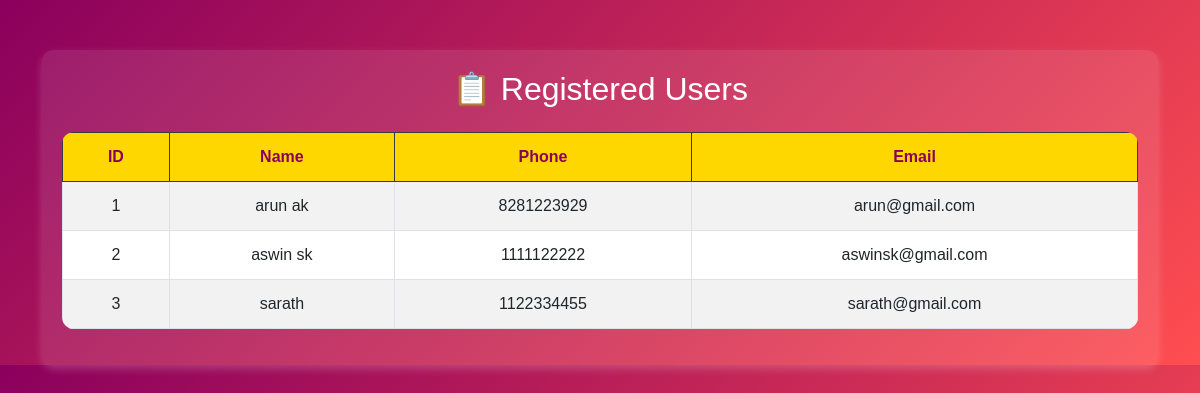
Screenshot of /user_list/ with the database file from the repository.
### Elibraryshop/models.py (models this page shows, shortened)
class user_reg(models.Model):
    name = models.CharField(max_length=100)
    phone= models.IntegerField()
    email= models.CharField(max_length=200)
    password = models.CharField(max_length=100)
    confirm_password = models.CharField(max_length=100)

### Elibraryshop/views.py (the view)
# urls.py: path('user_list/',views.user_list, name='user_list'),
def user_list(request):
    users = user_reg.objects.all()
    return render(request, 'user_list.html', {'users': users})

### Elibraryshop/templates/user_list.html (shortened to what this page needs)
<!DOCTYPE html>
<html lang="en">
<head>
    <link href="https://cdn.jsdelivr.net/npm/bootstrap@5.3.0/dist/css/bootstrap.min.css" rel="stylesheet">
</head>
<body>
    <div class="container">
        <div class="card">
            <h2 class="text-center mb-4">📋 Registered Users</h2>
            <table class="table table-bordered table-striped">
                <thead class="table-dark">
                    <tr>
                        <th>ID</th>
                        <th>Name</th>
                        <th>Phone</th>
                        <th>Email</th>
                    </tr>
                </thead>
                <tbody>
                    {% for user in users %}
                    <tr>
                        <td>{{ user.id }}</td>
                        <td>{{ user.name }}</td>
                        <td>{{ user.phone }}</td>
                        <td>{{ user.email }}</td>
                    </tr>
                    {% empty %}
                    <tr>
                        <td colspan="4" class="text-center">No users found</td>
                    </tr>
                    {% endfor %}
                </tbody>
            </table>
        </div>
    </div>
</body>
</html>

### Elibraryshop/templates/user_list.html (style rules this page uses)
body { background: linear-gradient(135deg, #8B005D, #FF4E50); color: white; font-family: 'Poppins', sans-serif; }
.container { margin-top: 50px; }
.card { background: rgba(255, 255, 255, 0.1); border: none; border-radius: 12px; padding: 20px; color: white; box-shadow: 0 4px 8px rgba(255, 255, 255, 0.2); }
.table { background: rgba(255, 255, 255, 0.1); color: white; border-radius: 12px; overflow: hidden; }
.table th { background: #FFD700; color: #8B005D; }
.table td, .table th { text-align: center; padding: 12px; }

### rows the page displays
user_reg: id "1", name "arun ak", phone "8281223929", email "arun@gmail.com"
user_reg: id "2", name "aswin sk", phone "1111122222", email "aswinsk@gmail.com"
user_reg: id "3", name "sarath", phone "1122334455", email "sarath@gmail.com"
